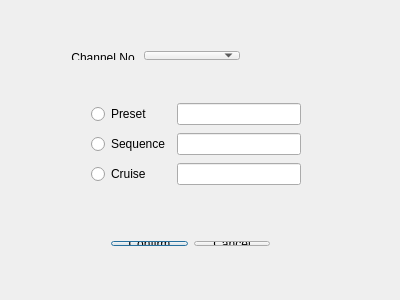
<?xml version="1.0" encoding="UTF-8"?>
<ui version="4.0">
 <class>CAlarmInPTZClass</class>
 <widget class="QDialog" name="CAlarmInPTZClass">
  <property name="geometry">
   <rect>
    <x>0</x>
    <y>0</y>
    <width>400</width>
    <height>300</height>
   </rect>
  </property>
  <property name="windowTitle">
   <string>CAlarmInPTZ</string>
  </property>
  <widget class="QWidget" name="layoutWidget">
   <property name="geometry">
    <rect>
     <x>80</x>
     <y>90</y>
     <width>232</width>
     <height>111</height>
    </rect>
   </property>
   <layout class="QGridLayout" name="gridLayout">
    <item row="0" column="0">
     <widget class="QRadioButton" name="rBtnPreset">
      <property name="text">
       <string>Preset</string>
      </property>
     </widget>
    </item>
    <item row="0" column="1">
     <widget class="QLineEdit" name="editPresetNo"/>
    </item>
    <item row="1" column="0">
     <widget class="QRadioButton" name="rBtnCruise">
      <property name="text">
       <string>Sequence</string>
      </property>
     </widget>
    </item>
    <item row="1" column="1">
     <widget class="QLineEdit" name="editCruiseNo"/>
    </item>
    <item row="2" column="0">
     <widget class="QRadioButton" name="rBtnPtzTrack">
      <property name="text">
       <string>Cruise</string>
      </property>
     </widget>
    </item>
    <item row="2" column="1">
     <widget class="QLineEdit" name="editPtzTrackNO"/>
    </item>
   </layout>
  </widget>
  <widget class="QWidget" name="layoutWidget">
   <property name="geometry">
    <rect>
     <x>30</x>
     <y>40</y>
     <width>221</width>
     <height>31</height>
    </rect>
   </property>
   <layout class="QGridLayout" name="gridLayout_2">
    <item row="0" column="0">
     <widget class="QLabel" name="label">
      <property name="text">
       <string>&lt;!DOCTYPE HTML PUBLIC &quot;-//W3C//DTD HTML 4.0//EN&quot; &quot;http://www.w3.org/TR/REC-html40/strict.dtd&quot;&gt;
&lt;html&gt;&lt;head&gt;&lt;meta name=&quot;qrichtext&quot; content=&quot;1&quot; /&gt;&lt;style type=&quot;text/css&quot;&gt;
p, li { white-space: pre-wrap; }
&lt;/style&gt;&lt;/head&gt;&lt;body style=&quot; font-family:'宋体'; font-size:9pt; font-weight:400; font-style:normal;&quot;&gt;
&lt;p align=&quot;right&quot; style=&quot; margin-top:0px; margin-bottom:0px; margin-left:0px; margin-right:0px; -qt-block-indent:0; text-indent:0px;&quot;&gt;Channel No.&lt;/p&gt;&lt;/body&gt;&lt;/html&gt;</string>
      </property>
     </widget>
    </item>
    <item row="0" column="1">
     <widget class="QComboBox" name="comboChannel"/>
    </item>
   </layout>
  </widget>
  <widget class="QWidget" name="layoutWidget">
   <property name="geometry">
    <rect>
     <x>100</x>
     <y>230</y>
     <width>181</width>
     <height>27</height>
    </rect>
   </property>
   <layout class="QGridLayout" name="gridLayout_3">
    <item row="0" column="0">
     <widget class="QPushButton" name="btnSave">
      <property name="text">
       <string>Confirm</string>
      </property>
     </widget>
    </item>
    <item row="0" column="1">
     <widget class="QPushButton" name="btnExit">
      <property name="text">
       <string>Cancel</string>
      </property>
     </widget>
    </item>
   </layout>
  </widget>
 </widget>
 <layoutdefault spacing="6" margin="11"/>
 <resources/>
 <connections/>
</ui>
